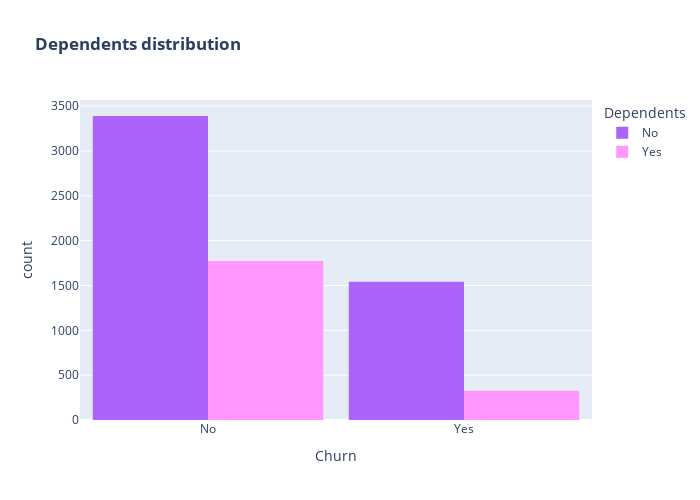

Notebook code cell kept with this figure:
### Markdown cell above
A lot of customers choose the Fiber optic service and it's also evident that the customers who use Fiber optic have high churn rate, this might suggest a dissatisfaction with this type of internet service.

Customers having DSL service are majority in number and have less churn rate compared to Fibre optic service.

### Code cell
color_map = {"Yes": "#FF97FF", "No": "#AB63FA"}
fig = px.histogram(df, x="Churn", color="Dependents", barmode="group", title="<b>Dependents distribution</b>", color_discrete_map=color_map)
fig.update_layout(width=700, height=500, bargap=0.1)
fig.show()

### Figure 1 — Plotly figure (JSON) as saved in the notebook; plotly's stock layout.template omitted (floating-point values rounded to 4 significant figures; data arrays with more than 128 entries replaced by an {"elided": "..."} marker saying what was removed)
{"data": [{"alignmentgroup": "True", "bingroup": "x", "hovertemplate": "Dependents=No<br>Churn=%{x}<br>count=%{y}<extra></extra>", "legendgroup": "No", "marker": {"color": "#AB63FA", "pattern": {"shape": ""}}, "name": "No", "offsetgroup": "No", "orientation": "v", "showlegend": true, "type": "histogram", "x": {"elided": "4933 str values"}, "xaxis": "x", "yaxis": "y"}, {"alignmentgroup": "True", "bingroup": "x", "hovertemplate": "Dependents=Yes<br>Churn=%{x}<br>count=%{y}<extra></extra>", "legendgroup": "Yes", "marker": {"color": "#FF97FF", "pattern": {"shape": ""}}, "name": "Yes", "offsetgroup": "Yes", "orientation": "v", "showlegend": true, "type": "histogram", "x": {"elided": "2099 str values"}, "xaxis": "x", "yaxis": "y"}], "layout": {"bargap": 0.1, "barmode": "group", "height": 500, "legend": {"title": {"text": "Dependents"}, "tracegroupgap": 0}, "title": {"text": "<b>Dependents distribution</b>"}, "width": 700, "xaxis": {"anchor": "y", "domain": [0, 1], "title": {"text": "Churn"}}, "yaxis": {"anchor": "x", "domain": [0, 1], "title": {"text": "count"}}}}
